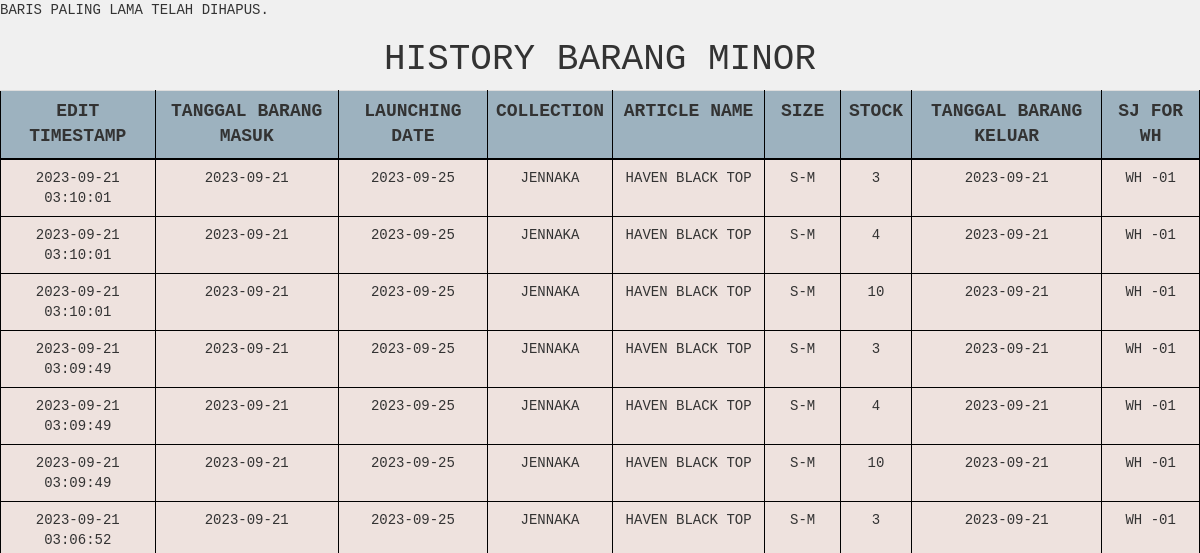
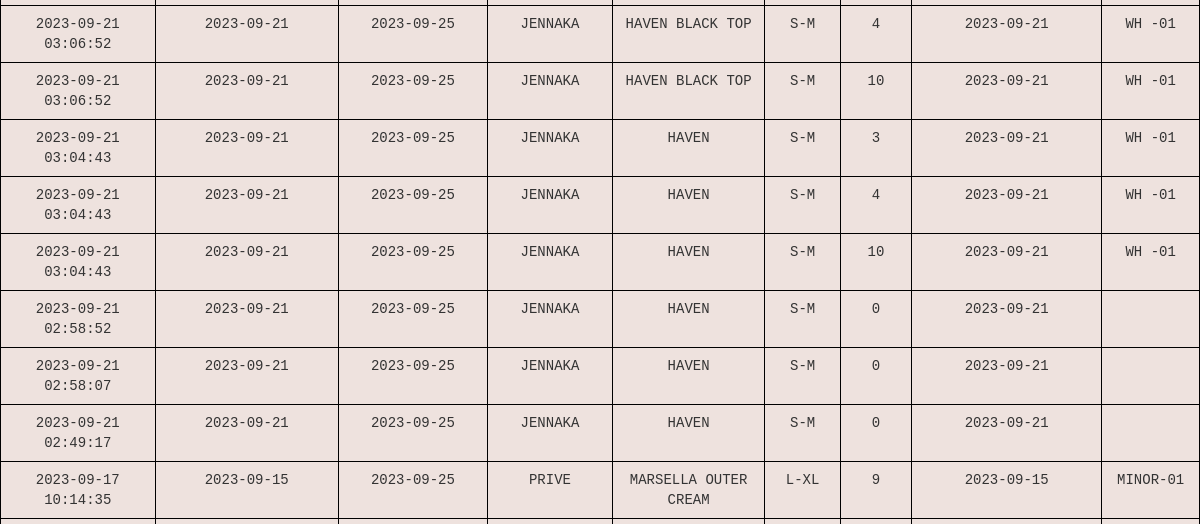
The app's page /qc/barangminor/barangminor_history.php (signed in, upper part), older data (2 pictures, top to bottom).
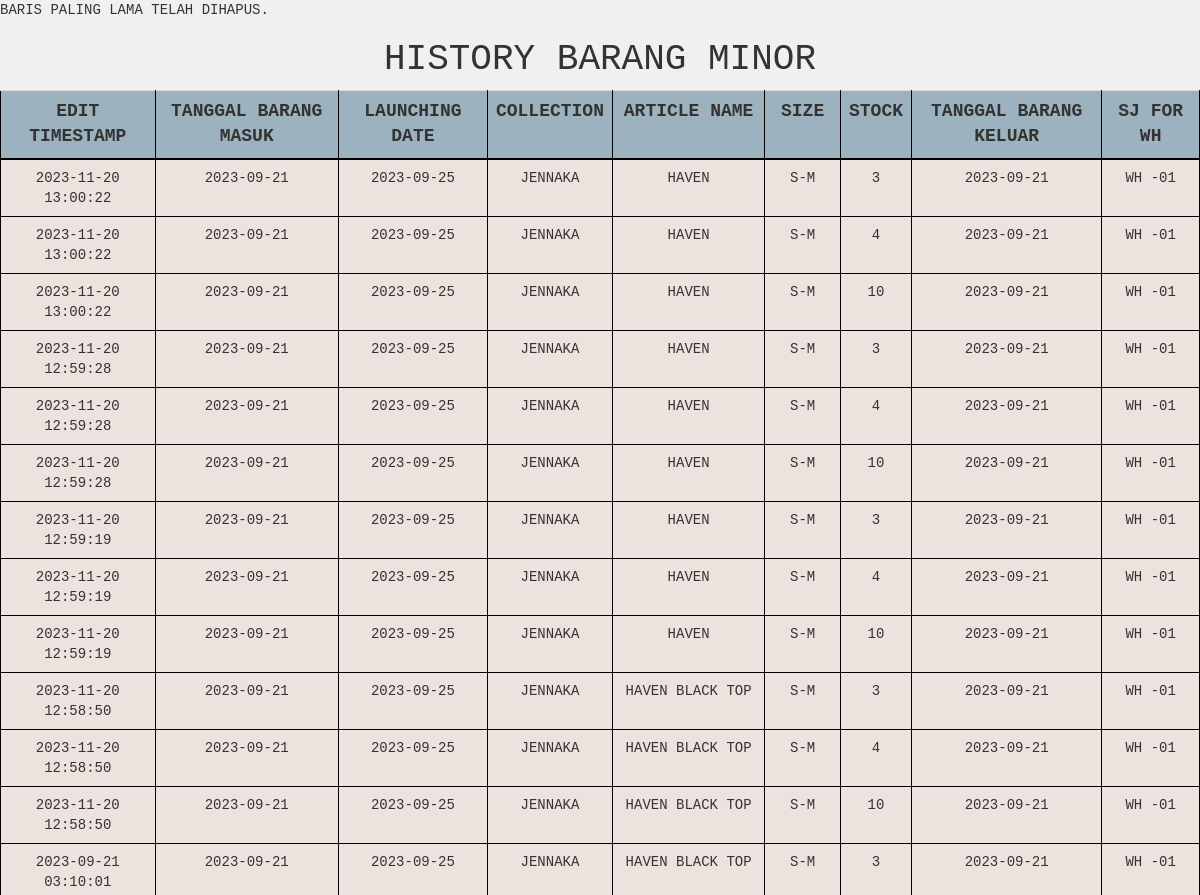
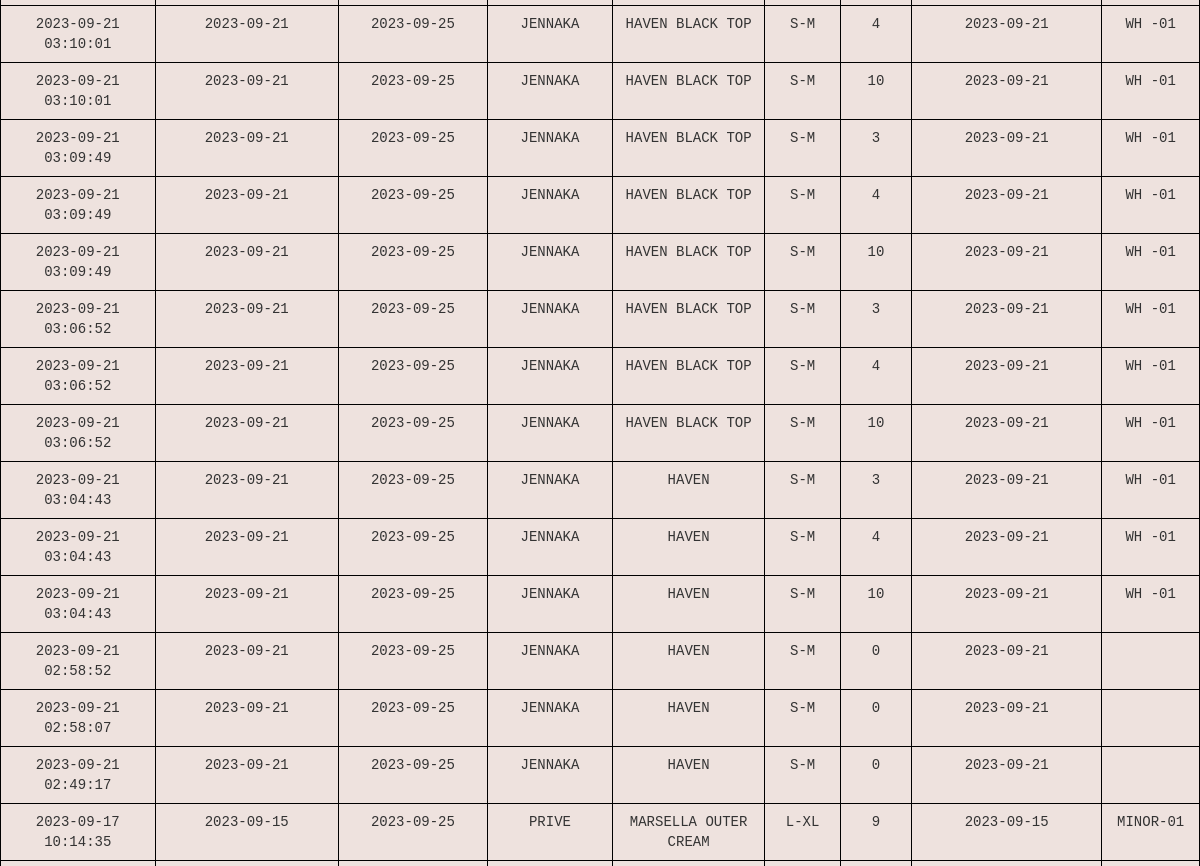
The same page, newer data (2 pictures, top to bottom).
### tables this page shows
CREATE TABLE `barang_minor_history` (
  `id` int(25) NOT NULL,
  `idbarang_minor` int(25) NOT NULL,
  `tgl_brg_masuk` date NOT NULL,
  `launching_date` date NOT NULL,
  `collection` varchar(255) NOT NULL,
  `article_name` varchar(255) NOT NULL,
  `size` varchar(15) NOT NULL,
  `stock` int(255) NOT NULL,
  `tgl_brg_keluar` date NOT NULL,
  `sj_for_wh` varchar(255) NOT NULL,
  `idbarang_qc` int(25) NOT NULL,
  `edit_timestamp` timestamp NOT NULL DEFAULT current_timestamp()
);

### qc/barangminor/barangminor_history.php (the view, shortened to what this page needs)
<?php
$servername = "localhost";
$username = "root";
$password = "";
$dbname = "gudangjenna";
$conn = mysqli_connect($servername, $username, $password, $dbname);
$sql = "SELECT * FROM barang_minor_history ORDER BY edit_timestamp DESC";
$result = mysqli_query($conn, $sql);
?>
<!DOCTYPE html>
<html>
<head>
    <link href="../../vendor/css/bootstrap/bootstrap.min.css" rel="stylesheet">
    <link href="../../vendor/css/bootstrap/bootstrap.css" rel="stylesheet">
    <link href="../../vendor/font-awesome/css/font-awesome.min.css" rel="stylesheet" type="text/css">
    <link href="../../css/tabel.css" rel="stylesheet">
</head>
<body>
    <h1 style="text-align: center;">History Barang Minor</h1>
    <table class="table table-hover">
        <tr>
            <th>Edit Timestamp</th>
            <th>Tanggal Barang Masuk</th>
            <th>Launching Date</th>
            <th>Collection</th>
            <th>Article Name</th>
            <th>Size</th>
            <th>Stock</th>
            <th>Tanggal Barang Keluar</th>
            <th>Sj For WH</th>
        </tr>
        <?php
        while ($row = mysqli_fetch_assoc($result)) {
            echo "<tr>";
            echo "<td>" . $row['edit_timestamp'] . "</td>";
            echo "<td>" . $row['tgl_brg_masuk'] . "</td>";
            echo "<td>" . $row['launching_date'] . "</td>";
            echo "<td>" . $row['collection'] . "</td>";
            echo "<td>" . $row['article_name'] . "</td>";
            echo "<td>" . $row['size'] . "</td>";
            echo "<td>" . $row['stock'] . "</td>";
            echo "<td>" . $row['tgl_brg_keluar'] . "</td>";
            echo "<td>" . $row['sj_for_wh'] . "</td>";
            echo "</tr>";
        }
        ?>
    </table>
</body>
</html>

Row changes from the older to the newer data that the page shows:
added barang_minor_history: edit_timestamp "2023-11-20 13:00:22", tgl_brg_masuk "2023-09-21", launching_date "2023-09-25", collection "JENNAKA", article_name "HAVEN", size "S-M", stock "3", tgl_brg_keluar "2023-09-21", sj_for_wh "WH -01"
added barang_minor_history: edit_timestamp "2023-11-20 13:00:22", tgl_brg_masuk "2023-09-21", launching_date "2023-09-25", collection "JENNAKA", article_name "HAVEN", size "S-M", stock "4", tgl_brg_keluar "2023-09-21", sj_for_wh "WH -01"
added barang_minor_history: edit_timestamp "2023-11-20 13:00:22", tgl_brg_masuk "2023-09-21", launching_date "2023-09-25", collection "JENNAKA", article_name "HAVEN", size "S-M", stock "10", tgl_brg_keluar "2023-09-21", sj_for_wh "WH -01"
added barang_minor_history: edit_timestamp "2023-11-20 12:59:28", tgl_brg_masuk "2023-09-21", launching_date "2023-09-25", collection "JENNAKA", article_name "HAVEN", size "S-M", stock "3", tgl_brg_keluar "2023-09-21", sj_for_wh "WH -01"
added barang_minor_history: edit_timestamp "2023-11-20 12:59:28", tgl_brg_masuk "2023-09-21", launching_date "2023-09-25", collection "JENNAKA", article_name "HAVEN", size "S-M", stock "4", tgl_brg_keluar "2023-09-21", sj_for_wh "WH -01"
added barang_minor_history: edit_timestamp "2023-11-20 12:59:28", tgl_brg_masuk "2023-09-21", launching_date "2023-09-25", collection "JENNAKA", article_name "HAVEN", size "S-M", stock "10", tgl_brg_keluar "2023-09-21", sj_for_wh "WH -01"
added barang_minor_history: edit_timestamp "2023-11-20 12:59:19", tgl_brg_masuk "2023-09-21", launching_date "2023-09-25", collection "JENNAKA", article_name "HAVEN", size "S-M", stock "3", tgl_brg_keluar "2023-09-21", sj_for_wh "WH -01"
added barang_minor_history: edit_timestamp "2023-11-20 12:59:19", tgl_brg_masuk "2023-09-21", launching_date "2023-09-25", collection "JENNAKA", article_name "HAVEN", size "S-M", stock "4", tgl_brg_keluar "2023-09-21", sj_for_wh "WH -01"
added barang_minor_history: edit_timestamp "2023-11-20 12:59:19", tgl_brg_masuk "2023-09-21", launching_date "2023-09-25", collection "JENNAKA", article_name "HAVEN", size "S-M", stock "10", tgl_brg_keluar "2023-09-21", sj_for_wh "WH -01"
added barang_minor_history: edit_timestamp "2023-11-20 12:58:50", tgl_brg_masuk "2023-09-21", launching_date "2023-09-25", collection "JENNAKA", article_name "HAVEN BLACK TOP", size "S-M", stock "3", tgl_brg_keluar "2023-09-21", sj_for_wh "WH -01"
added barang_minor_history: edit_timestamp "2023-11-20 12:58:50", tgl_brg_masuk "2023-09-21", launching_date "2023-09-25", collection "JENNAKA", article_name "HAVEN BLACK TOP", size "S-M", stock "4", tgl_brg_keluar "2023-09-21", sj_for_wh "WH -01"
added barang_minor_history: edit_timestamp "2023-11-20 12:58:50", tgl_brg_masuk "2023-09-21", launching_date "2023-09-25", collection "JENNAKA", article_name "HAVEN BLACK TOP", size "S-M", stock "10", tgl_brg_keluar "2023-09-21", sj_for_wh "WH -01"
